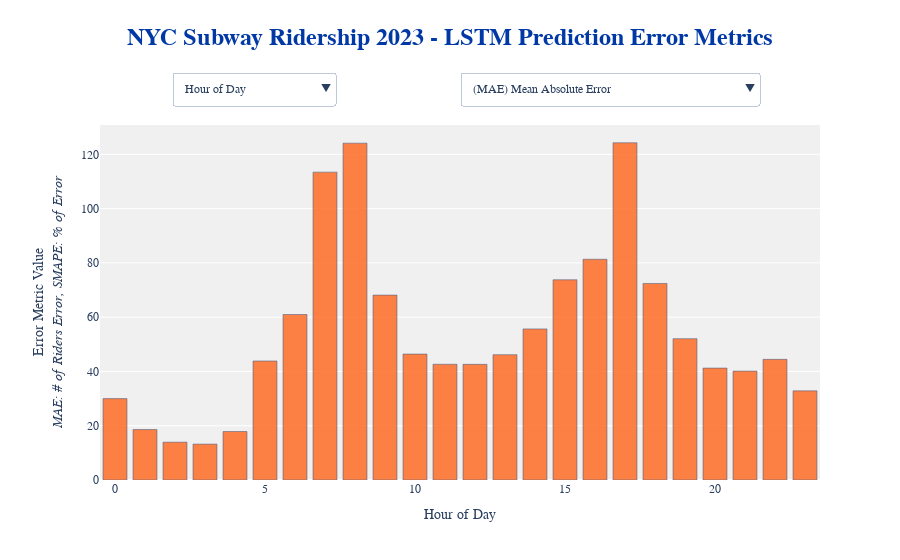

Write notebook code for a chart like this one.
### Code cell
interactive_error_dashboard = create_interactive_error_dashboard(merged_df)
interactive_error_dashboard.show()

### Figure 1 — Plotly figure (JSON) as saved in the notebook; plotly's stock layout.template omitted (floating-point values rounded to 4 significant figures)
{"data": [{"marker": {"color": "#FF6319", "line": {"color": "rgb(8,48,107)"}}, "name": "Mean Absolute Error", "opacity": 0.8, "type": "bar", "x": [0, 1, 2, 3, 4, 5, 6, 7, 8, 9, 10, 11, 12, 13, 14, 15, 16, 17, 18, 19, 20, 21, 22, 23], "y": [29.99, 18.6, 13.95, 13.23, 17.87, 43.86, 60.99, 113.4, 124.1, 68.13, 46.41, 42.65, 42.62, 46.19, 55.68, 73.79, 81.34, 124.3, 72.42, 52.08, 41.24, 40.12, 44.46, 32.85]}], "layout": {"autosize": true, "font": {"family": "Arial", "size": 12}, "margin": {"l": 100, "t": 125}, "plot_bgcolor": "rgba(240,240,240,0.95)", "title": {"font": {"color": "#0039A6", "size": 24}, "text": "<b>NYC Subway Ridership 2023 - LSTM Prediction Error Metrics</b>", "x": 0.5, "xanchor": "center", "y": 0.95, "yanchor": "top"}, "updatemenus": [{"buttons": [{"args": [{"x": [[0, 1, 2, 3, 4, 5, 6, 7, 8, 9, 10, 11, 12, 13, 14, 15, 16, 17, 18, 19, 20, 21, 22, 23]], "y": [[29.99, 18.6, 13.95, 13.23, 17.87, 43.86, 60.99, 113.4, 124.1, 68.13, 46.41, 42.65, 42.62, 46.19, 55.68, 73.79, 81.34, 124.3, 72.42, 52.08, 41.24, 40.12, 44.46, 32.85]]}, {"xaxis.title.text": "Hour of Day"}], "label": "Hour of Day", "method": "update"}, {"args": [{"x": [["Monday", "Tuesday", "Wednesday", "Thursday", "Friday", "Saturday", "Sunday"]], "y": [[68.66, 62.61, 57.69, 57.91, 54.34, 43.4, 35.19]]}, {"xaxis.title.text": "Day of Week"}], "label": "Day of Week", "method": "update"}, {"args": [{"x": [["February", "March", "April", "May", "June", "July", "August", "September", "October", "November", "December"]], "y": [[52.62, 48.89, 52.91, 56.53, 55.55, 52.08, 50.11, 55.26, 59.41, 60.17, 52.46]]}, {"xaxis.title.text": "Month"}], "label": "Month", "method": "update"}, {"args": [{"x": [["Bronx", "Brooklyn", "Manhattan", "Queens", "Staten Island"]], "y": [[24.47, 32.98, 98.48, 47.33, 43.95]]}, {"xaxis.title.text": "Borough"}], "label": "Borough", "method": "update"}, {"args": [{"x": [["1", "2", "3", "4"]], "y": [[38.34, 47.03, 134.2, 217.4]]}, {"xaxis.title.text": "Number of Lines Serviced"}], "label": "Number of Lines Serviced", "method": "update"}], "direction": "down", "showactive": true, "x": 0.1, "xanchor": "left", "y": 1.15, "yanchor": "top"}, {"buttons": [{"args": [{"y": [[29.99, 18.6, 13.95, 13.23, 17.87, 43.86, 60.99, 113.4, 124.1, 68.13, 46.41, 42.65, 42.62, 46.19, 55.68, 73.79, 81.34, 124.3, 72.42, 52.08, 41.24, 40.12, 44.46, 32.85]]}, {}], "label": "(MAE) Mean Absolute Error", "method": "update"}, {"args": [{"y": [[58.8, 77.37, 95.38, 85.33, 65.78, 51.86, 37.82, 36.34, 30.52, 24.57, 24.0, 23.7, 23.26, 22.7, 23.06, 23.63, 23.45, 26.03, 24.3, 26.36, 26.93, 29.25, 34.1, 40.67]]}, {}], "label": "(SMAPE) Symmetric Mean Absolute Percentage Error", "method": "update"}], "direction": "down", "showactive": true, "x": 0.5, "xanchor": "left", "y": 1.15, "yanchor": "top"}], "xaxis": {"autorange": true, "range": [-0.5, 23.5], "title": {"text": "Hour of Day"}, "type": "linear"}, "yaxis": {"autorange": true, "range": [0, 130.8], "title": {"text": "Error Metric Value<br><i>MAE: # of Riders Error, SMAPE: % of Error</i>"}, "type": "linear"}}}
